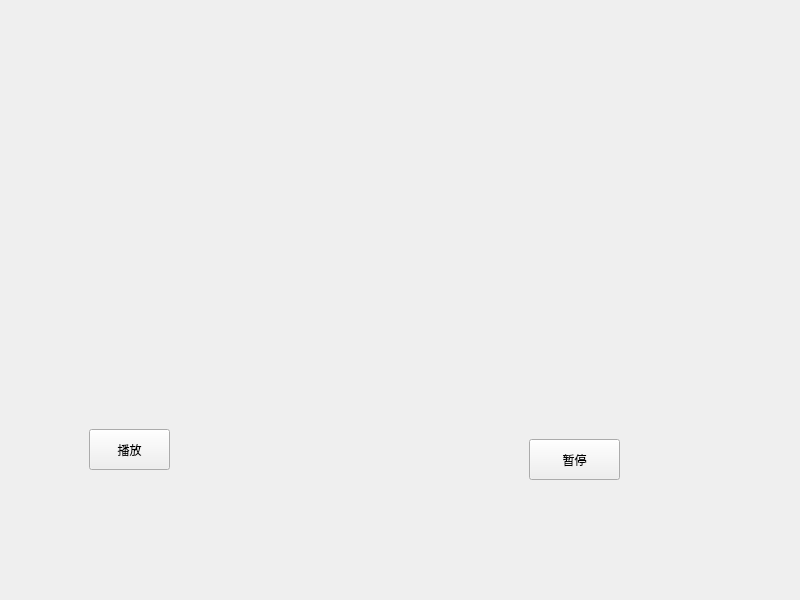
<?xml version="1.0" encoding="UTF-8"?>
<ui version="4.0">
 <class>Widget</class>
 <widget class="QWidget" name="Widget">
  <property name="geometry">
   <rect>
    <x>0</x>
    <y>0</y>
    <width>800</width>
    <height>600</height>
   </rect>
  </property>
  <property name="minimumSize">
   <size>
    <width>800</width>
    <height>600</height>
   </size>
  </property>
  <property name="maximumSize">
   <size>
    <width>800</width>
    <height>600</height>
   </size>
  </property>
  <property name="windowTitle">
   <string>Widget</string>
  </property>
  <widget class="QPushButton" name="pushButton">
   <property name="geometry">
    <rect>
     <x>89</x>
     <y>429</y>
     <width>81</width>
     <height>41</height>
    </rect>
   </property>
   <property name="text">
    <string>播放</string>
   </property>
  </widget>
  <widget class="QPushButton" name="pushButton_2">
   <property name="geometry">
    <rect>
     <x>529</x>
     <y>439</y>
     <width>91</width>
     <height>41</height>
    </rect>
   </property>
   <property name="text">
    <string>暂停</string>
   </property>
  </widget>
  <widget class="QLabel" name="label">
   <property name="geometry">
    <rect>
     <x>160</x>
     <y>40</y>
     <width>741</width>
     <height>341</height>
    </rect>
   </property>
   <property name="text">
    <string/>
   </property>
  </widget>
 </widget>
 <layoutdefault spacing="6" margin="11"/>
 <resources/>
 <connections/>
</ui>
